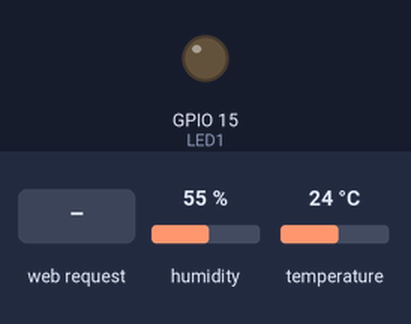
A sketch run on a simulated ESP8266 (NodeMCU). On the bench: output pins drawn as LEDs (lit = HIGH). The test bench sets the inputs (shaded band); at power-on: humidity 55 %, temperature 24 °C. WiFi joins after 1.5 s; servers stay silent unless stated; what the sketch prints to the serial monitor is not drawn.

Above: at 4.7 s.
4.8 s: HTTP request GET /LEDON received
At 5.8 s:
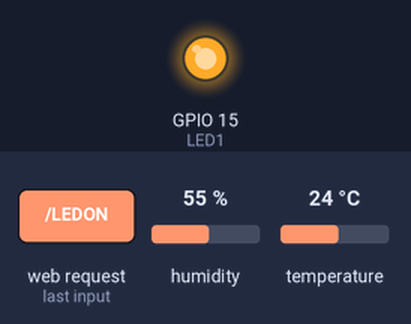
6.3 s: HTTP request GET /gettemperature received
7.8 s: HTTP request GET /gethumidity received
Timing chart, 0 to 10.8 s (numbered marks = the images above; inputs shaded):
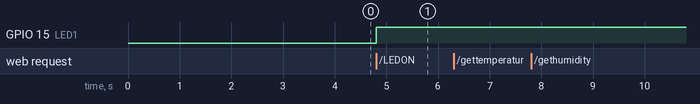

The sketch:

DHT11.ino
```cpp
#include <DHT.h>
#include <ESP8266WiFi.h>
#include <ESP8266WebServer.h>

int DHTPIN = 13;

int LED1 = 15;

#define DHTTYPE DHT11

DHT dht(DHTPIN, DHTTYPE);

const String ssid = "hujan";
const String password = "pastidingin";

ESP8266WebServer server(80);
// ------------------------ BROWSER ----------------------------
const char DASBOARD[] PROGMEM = R"=====(
<!doctype html>
<html lang="en">
  <head>
    <script src="https://ajax.googleapis.com/ajax/libs/jquery/3.5.1/jquery.min.js"></script>


    <meta charset="utf-8">
    <meta name="viewport" content="width=device-width, initial-scale=1">

    <link href="https://cdn.jsdelivr.net/npm/bootstrap@5.0.2/dist/css/bootstrap.min.css" rel="stylesheet" integrity="sha384-EVSTQN3/azprG1Anm3QDgpJLIm9Nao0Yz1ztcQTwFspd3yD65VohhpuuCOmLASjC" crossorigin="anonymous">

    <title>Hello, world!</title>
  </head>
  <body>
    <div class="position-relative overflow-hidden p-3 p-md-5 m-md-3 text-center bg-light">
      <div class="col-md-5 p-lg-5 mx-auto my-5">
        <h1 class="display-4 fw-normal">DHT11 Sensor</h1>
        <p class="lead fw-normal">sponsored by the IPC.</p>

        <h3>Temperature : <span class = "celcius">0</span> °C </h3>
        <h3>humidity : <span class = "humidity">0</span> % </h3>


      </div>
      <div class="product-device shadow-sm d-none d-md-block"></div>
      <div class="product-device product-device-2 shadow-sm d-none d-md-block">
      </div>
      <div class="container p-5 my-5 bg-dark text-white">
        <h1>LED </h1>
        <p>Control The LED <br> ~kuru kuru ... kururin~ </p>
        <a href="LEDON"><button id = "ledon" type="button" class="btn btn-primary"type="button" class="btn btn-primary">Turn On</button></a>
        <a href="LEDOFF"><button id = "ledoff" type="button" class="btn btn-danger">Turn Off</button></a>
    </div>
    </div>
    <script>
    //  Javascript for catch triggered from button and execute the instruction.
  <script>
      $("#ledon").click(function() {
        $.post("/LEDON", function(data, status){
          alert(status);
        });
      });
      $("#ledoff").click(function() {
        $.post("/LEDOFF", function(data, status){
          alert(status);
        });
      });
      setInterval(function() {
        $.get("/gettemperature", function(data, status){
          $(".celcius").text(data);
        });
      }, 2000);
      setInterval(function() {
        $.get("/gethumidity", function(data, status){
          $(".humidity").text(data);
        });
      }, 2000);
    </script>
  </body>
</html>
)=====";

void indexPage() {
  String html = DASBOARD;
  server.send(200, "text/html", html);
}

// ------------------------ BROWSER ----------------------------
void temp_check(){
  float temp = dht.readTemperature();
  Serial.print(" Temperature : ");
  Serial.print(temp);
  Serial.println("°c");
  server.send(200, "text/plain", String(temp,2));
}
void humid_check(){
  float humid = dht.readHumidity();
  Serial.print("humid : ");
  Serial.print(humid);
  Serial.println("%");
  server.send(200, "text/plain", String(humid,2));
}
void LEDon(){
  Serial.println("Status LED : ON");
  digitalWrite(LED1, HIGH);
  server.send(200, "text/html", "ON");

}

void LEDoff(){
  Serial.println("Status LED : OFF");
  digitalWrite(LED1, LOW);
  server.send(200, "text/html", "OFF");

}

void setup() {
  // put your setup code here, to run once:
  Serial.begin(115200);
  delay(1000);

  pinMode(LED1, OUTPUT);
  delay(1000);

//  connect to wifi
  WiFi.begin(ssid, password);
  while (WiFi.status() != WL_CONNECTED) {
    delay(500);
    Serial.print(".");
  }

   dht.begin();

  Serial.println("");
  Serial.println("WiFi connected");
  Serial.println("IP Address: ");
  Serial.println(WiFi.localIP());


  server.on("/", HTTP_GET, indexPage);
  server.on("/gettemperature", HTTP_GET, temp_check);
  server.on("/gethumidity", HTTP_GET, humid_check);
  server.on("/LEDON", HTTP_GET, LEDon);
  server.on("/LEDOFF", HTTP_GET, LEDoff);
  server.begin();
  Serial.println("Server is running...");
}

void loop() {
  // put your main code here, to run repeatedly:
  server.handleClient();

}
```

Measured:
- after the input at 4.8 s, GPIO 15 (LED1): LOW → HIGH at once
- after the input at 6.3 s, every drawn part: stays the same
- after the input at 7.8 s, every drawn part: stays the same
